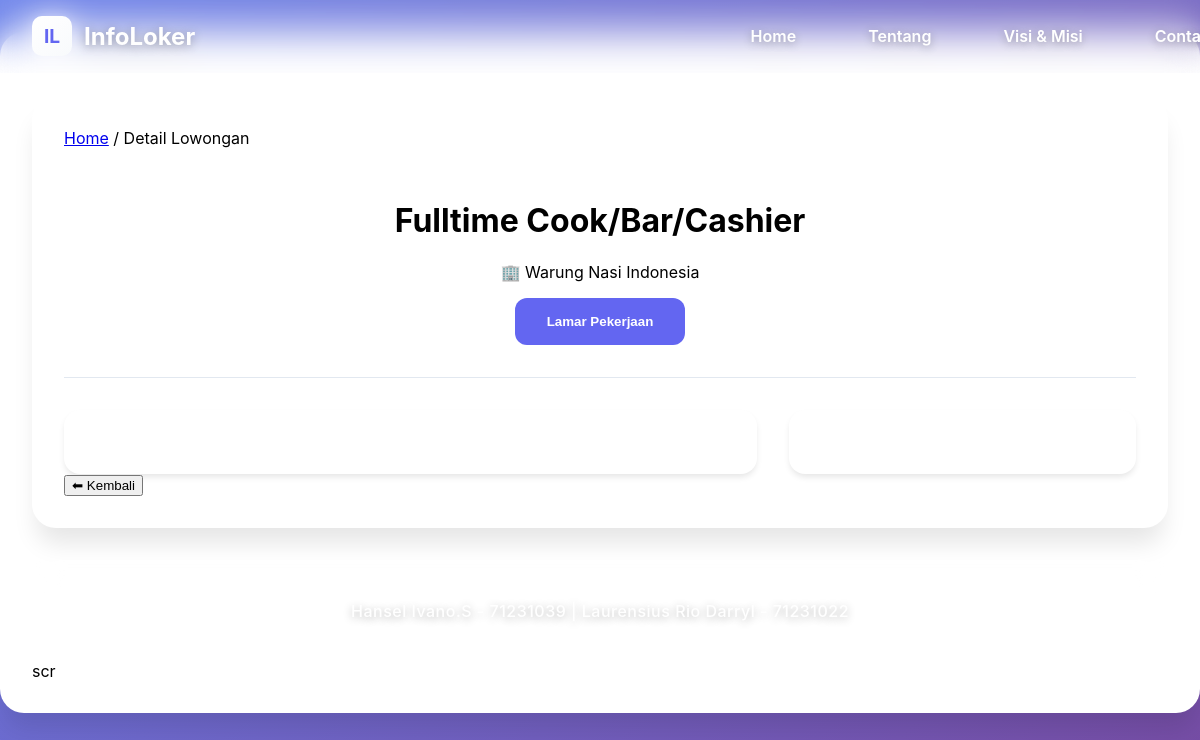
The page /Detail_Pekerjaan/detail_lowongan.php?id=3 (signed in) on the database its author committed.
### tables this page shows
CREATE TABLE `lowongan` (
  `id` int(11) NOT NULL,
  `perusahaan_id` int(11) DEFAULT NULL,
  `judul` varchar(100) DEFAULT NULL,
  `lokasi` varchar(100) DEFAULT NULL,
  `jenis_pekerjaan` varchar(50) DEFAULT NULL,
  `level_pekerjaan` varchar(50) DEFAULT NULL,
  `pendidikan` varchar(100) DEFAULT NULL,
  `gaji` varchar(50) DEFAULT NULL,
  `deskripsi` text DEFAULT NULL,
  `keahlian` text DEFAULT NULL,
  `kualifikasi` text DEFAULT NULL,
  `tanggal_posting` date DEFAULT NULL
);

CREATE TABLE `perusahaan` (
  `id` int(11) NOT NULL,
  `user_id` int(11) DEFAULT NULL,
  `nama_perusahaan` varchar(100) DEFAULT NULL,
  `lokasi` varchar(100) DEFAULT NULL,
  `logo` varchar(255) DEFAULT NULL
);

### Detail_Pekerjaan/detail_lowongan.php (the view, shortened to what this page needs)
<?php
require '../koneksi.php';
$idLowongan = $_GET['id'];
$userId = $_SESSION['id'];
$query = "SELECT l.*, p.nama_perusahaan, p.lokasi AS lokasi_perusahaan, p.logo
          FROM lowongan l
          JOIN perusahaan p ON l.perusahaan_id = p.id
          WHERE l.id = $idLowongan";
$result = mysqli_query($conn, $query);
$lowongan = mysqli_fetch_assoc($result);
$cekLamaran = mysqli_query($conn, "
    SELECT * FROM lamaran
    WHERE pelamar_id = (SELECT id FROM pelamar WHERE user_id = $userId)
    AND lowongan_id = $idLowongan
");
$sudahMelamar = mysqli_num_rows($cekLamaran) > 0;
?>
<!DOCTYPE html>
<html lang="id">
<head>
    <link rel="stylesheet" href="detail.css">
</head>
<body>
<?php include 'partials/header.php'; ?>
<div class="container">
   <body>
    <?php include '../partials/header.php'; ?>
    <div class="container">
        <nav class="breadcrumb">
            <a href="../dashboard/dashboard_pelamar.php">Home</a> /
            <span>Detail Lowongan</span>
        </nav>
        <div class="job-header">
            <h1><?= htmlspecialchars($lowongan['judul']) ?></h1>
            <p class="company-name">
                🏢 <?= htmlspecialchars($lowongan['nama_perusahaan']) ?>
            </p>
            <?php if ($sudahMelamar): ?>
                <div class="alert alert-warning">
                    ⚠️ Anda sudah pernah melamar lowongan ini
                </div>
            <?php else: ?>
                <button
                    class="apply-btn"
                    data-href="form_lamaran.php?id=<?= $idLowongan ?>"
                    onclick="handleApply(this)">
                    Lamar Pekerjaan
                </button>
            <?php endif; ?>
        </div>
        <div class="job-container">
            <div class="job-details">
            </div>
            <div class="company-card">
            </div>
        </div>
        <button class="back-btn" onclick="window.history.back()">
            ⬅ Kembali
        </button>
    </div>
<?php include 'partials/footer.php'; ?>
scr
</body>
</html>

### Detail_Pekerjaan/detail.css (style rules this page uses)
:root { --primary-color: #6366f1; --primary-hover: #5856eb; --secondary-color: #f1f5f9; --text-primary: #1e293b; --text-secondary: #64748b; --border-color: #e2e8f0; --white: #ffffff; --shadow: 0 4px 6px -1px rgba(0, 0, 0, 0.1); --shadow-lg: 0 20px 25px -5px rgba(0, 0, 0, 0.1); }
body { font-family: 'Inter', sans-serif; background: linear-gradient(135deg, #667eea 0%, #764ba2 100%); margin: 0; min-height: 100vh; }
.container { max-width: 1200px; margin: 2rem auto; padding: 2rem; background: var(--white); border-radius: 24px; box-shadow: var(--shadow-lg); }
.job-header { text-align: center; margin-bottom: 2rem; padding: 2rem; border-bottom: 1px solid var(--border-color); }
.job-container { display: grid; grid-template-columns: 2fr 1fr; gap: 2rem; margin-top: 2rem; }
.job-details, .company-card { background: var(--white); padding: 2rem; border-radius: 16px; box-shadow: var(--shadow); }
.apply-btn { background: var(--primary-color); color: var(--white); padding: 1rem 2rem; border: none; border-radius: 12px; font-weight: 600; cursor: pointer; transition: all 0.3s ease; }

### rows shown on the page
lowongan: judul "Fulltime Cook/Bar/Cashier", perusahaan.nama_perusahaan "Warung Nasi Indonesia"
